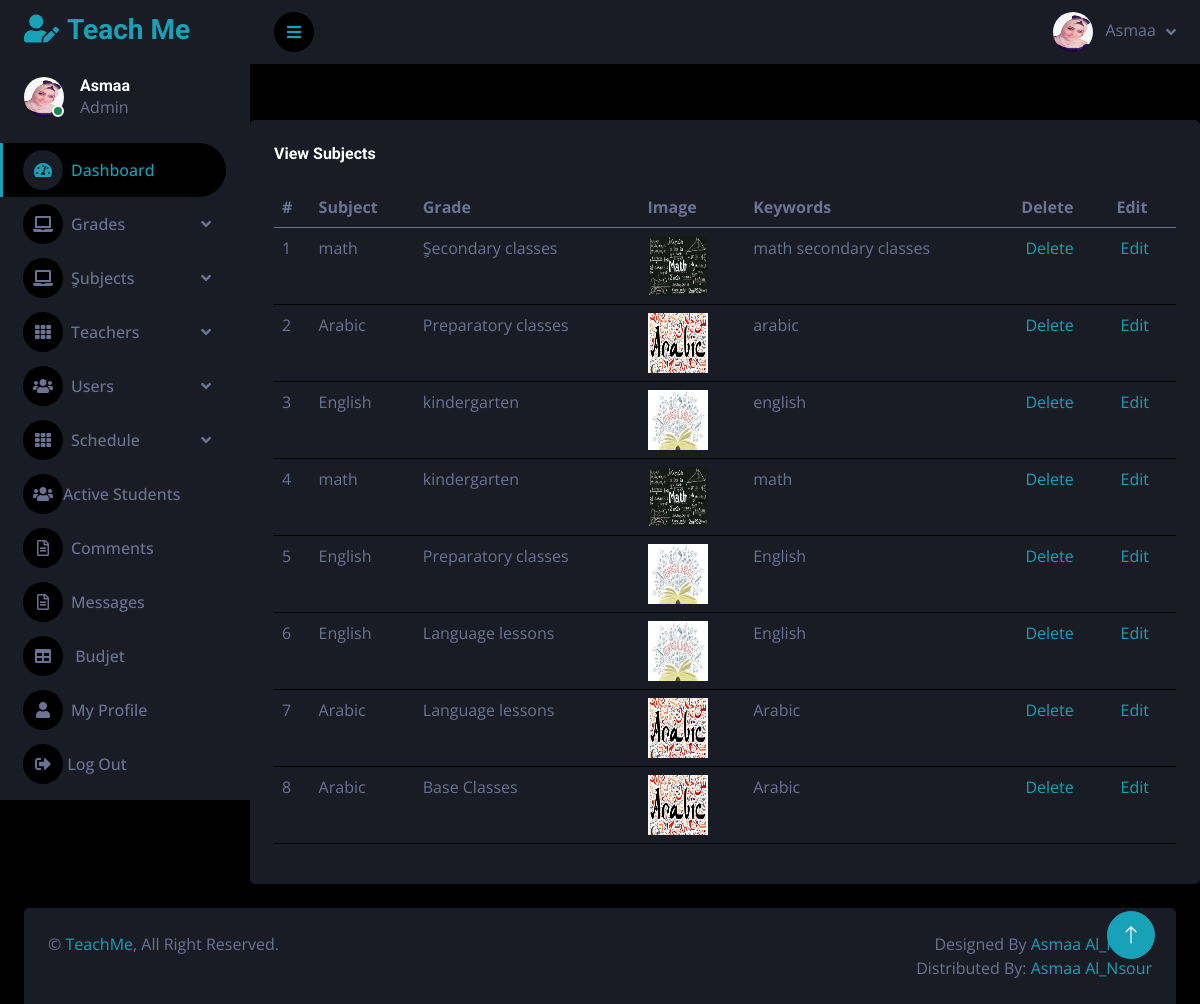
/Source Code/private_online_sessions/admin_area/index.php?view_subjects (signed in), run on the app's committed database.
### tables this page shows
CREATE TABLE `users` (
  `id` int(11) NOT NULL,
  `full_name` varchar(255) NOT NULL,
  `email` varchar(255) NOT NULL,
  `age` int(11) NOT NULL,
  `password` varchar(255) NOT NULL,
  `phone` varchar(50) NOT NULL,
  `user_type` varchar(50) NOT NULL DEFAULT 'user',
  `address` varchar(255) NOT NULL,
  `profile_pic` varchar(255) NOT NULL,
  `subject` varchar(255) DEFAULT NULL,
  `delete_user` int(11) NOT NULL DEFAULT 1
);

CREATE TABLE `subjects` (
  `id` int(11) NOT NULL,
  `grades_id` int(11) NOT NULL,
  `subject` varchar(255) NOT NULL,
  `subject_img` varchar(150) DEFAULT NULL,
  `subject_keywords` varchar(255) NOT NULL,
  `delete_subject` int(11) NOT NULL DEFAULT 1
);

CREATE TABLE `grades` (
  `id` int(11) NOT NULL,
  `grade` varchar(255) NOT NULL,
  `description` varchar(255) DEFAULT NULL,
  `img` varchar(255) DEFAULT NULL,
  `min_age` int(11) NOT NULL DEFAULT 3,
  `max_age` int(11) NOT NULL DEFAULT 70,
  `tuition_fee` int(11) NOT NULL DEFAULT 15,
  `delete_grade` int(11) NOT NULL DEFAULT 1
);

### Source Code/private_online_sessions/admin_area/view_subjects.php (the view)
<?php
if(!isset($_SESSION['admin_email'])){
    echo "<script>window.open('../dashboard/login.php','_self')</script>";
}
else {
?>
<br><br>
 <div class="col-sm-12 col-xl-12  mt-2">
    <div class="bg-secondary rounded h-100 p-4">
                            <h6 class="mb-4">View Subjects</h6>
                            <table class="table">
                                <thead>
                                    <tr>
                                        <th scope="col">#</th>
                                        <th>Subject</th>
<th>Grade</th>
<th>Image</th>
<th>Keywords</th>
<th>Delete</th>
<th>Edit</th>
                                    </tr>
                                </thead>
                                <tbody>
                                <?php
$i = 0;
$get_grade = "SELECT subjects.id , subject , grade , subject_img  , subject_keywords
FROM subjects, grades
WHERE  subjects.grades_id =grades.id && subjects.delete_subject='1'";
$run_grade = mysqli_query($con,$get_grade);
while($row_grade=mysqli_fetch_array($run_grade)){
    $sub_id = $row_grade['id'];
$sub_title = $row_grade['subject'];
$grade_title = $row_grade['grade'];
$sub_image = $row_grade['subject_img'];
$sub_keywords = $row_grade['subject_keywords'];
$i++;
?>
<tr>
<td><?php echo $i; ?></td>
<td><?php echo $sub_title; ?></td>
<td><?php echo $grade_title; ?></td>
<td>
<img src="subject_images/<?php echo $sub_image; ?>" width="60" height="60"></td>
<td><?php echo $sub_keywords; ?></td>
<td>
<a href="index.php?delete_subject=<?php echo $sub_id; ?>">
<i class="fa fa-trash-o"> </i> Delete
</a>
</td>
<td>
<a href="index.php?edit_subject=<?php echo $sub_id; ?>">
<i class="fa fa-pencil"> </i> Edit
</a>
</td>
</tr>
<?php } ?>
                                </tbody>
                            </table>
                        </div></div>
<?php } ?>

### Source Code/private_online_sessions/admin_area/index.php (shortened to what this page needs)
<?php
include("includes/db.php");
if(!isset($_SESSION['admin_email'])){
echo "<script>window.open('../dashboard/login.php','_self')</script>";
}
else {
    include("includes/header.php");
    $email=$_SESSION['admin_email'];
    $get_admin = "SELECT * FROM users WHERE email ='$email'";
    $run_admin = mysqli_query($con,$get_admin);
    $row_admin = mysqli_fetch_array($run_admin);
    $id=$row_admin['id'];
?>
<?php include("sidebar.php");  ?>
<?php
        if(isset($_GET['view_subjects'])){
            include("view_subjects.php");
            }
?>
</div>
</div>
</body>
</html>
<?php
include("includes/footer.php");
}
  ?>

### Source Code/private_online_sessions/admin_area/includes/header.php (shortened to what this page needs)
<!DOCTYPE html>
<html lang="en">
<head>
    <link href="https://cdnjs.cloudflare.com/ajax/libs/font-awesome/5.10.0/css/all.min.css" rel="stylesheet">
    <link href="https://cdn.jsdelivr.net/npm/bootstrap-icons@1.4.1/font/bootstrap-icons.css" rel="stylesheet">
    <link href="lib/owlcarousel/assets/owl.carousel.min.css" rel="stylesheet">
    <link href="lib/tempusdominus/css/tempusdominus-bootstrap-4.min.css" rel="stylesheet" />
    <link href="css/bootstrap.min.css" rel="stylesheet">
    <link href="css/style.css" rel="stylesheet">
</head>

### Source Code/private_online_sessions/admin_area/sidebar.php (shortened to what this page needs)
<?php
include("includes/db.php");
if(!isset($_SESSION['admin_email'])){
echo "<script>window.open('../dashboard/login.php','_self')</script>";
}
else {
    $email=$_SESSION['admin_email'];
    $get_admin = "SELECT * FROM users WHERE email ='$email'";
    $run_admin = mysqli_query($con,$get_admin);
    $row_admin = mysqli_fetch_array($run_admin);
?>
<body>
    <div class="container-fluid position-relative d-flex p-0">
        <div class="sidebar pe-4 pb-3">
            <nav class="navbar bg-secondary navbar-dark">
                <a href="index.php?dashboard" class="navbar-brand mx-4 mb-3">
                    <h3 class="text-primary"><i class="fa fa-user-edit me-2"></i>Teach Me</h3>
                </a>
                <div class="d-flex align-items-center ms-4 mb-4">
                    <div class="position-relative">
                        <img class="rounded-circle" src="../admin_area/user_image/<?php echo $row_admin['profile_pic']; ?>" alt="" style="width: 40px; height: 40px;">
                        <div class="bg-success rounded-circle border border-2 border-white position-absolute end-0 bottom-0 p-1"></div>
                    </div>
                    <div class="ms-3">
                        <h6 class="mb-0"><?php echo $row_admin['full_name'] ;?></h6>
                        <span>Admin</span>
                    </div>
                </div>
                <div class="navbar-nav w-100">
                <a href="index.php?dashboard" class="nav-item nav-link active"><i class="fa fa-tachometer-alt me-2"></i>Dashboard</a>
                <div class="nav-item dropdown">
                        <a href="#" class="nav-link dropdown-toggle" data-bs-toggle="dropdown"><i class="fa fa-laptop me-2"></i>Grades</a>
                    </div>
                <div class="nav-item dropdown">
                        <a href="#" class="nav-link dropdown-toggle" data-bs-toggle="dropdown"><i class="fa fa-laptop me-2"></i>ٍSubjects</a>
                    </div>
                    <div class="nav-item dropdown">
                        <a href="#" class="nav-link dropdown-toggle" data-bs-toggle="dropdown"><i class="fa fa-th me-2"></i>Teachers</a>
                    </div>
                    <div class="nav-item dropdown">
                        <a href="#" class="nav-link dropdown-toggle" data-bs-toggle="dropdown"><i class="fa fa-users me-2"></i>Users</a>
                    </div>
                    <div class="nav-item dropdown">
                <a href="#" class="nav-link dropdown-toggle" data-bs-toggle="dropdown"><i class="fa fa-th me-2"></i>Schedule</a>
                </div>
                    <a href="index.php?student" class="nav-item nav-link"><i class="fas fa-users"></i>Active Students</a>
                    <a href="index.php?comment" class="nav-item nav-link"><i class="far fa-file-alt me-2"></i>Comments</a>
                    <a href="index.php?message" class="nav-item nav-link"><i class="far fa-file-alt me-2"></i>Messages</a>
                                   <a href="index.php?budjet" class="nav-item nav-link"><i class="fa fa-table me-2"></i> Budjet</a>
                    <a href="index.php?user_profile=<?php echo $id; ?>" class="nav-item nav-link"><i class="fa fa-user me-2"></i>My Profile</a>
                    <a href="index.php?logout" class="nav-item nav-link"><i class="fas fa-sign-out-alt"></i>  Log Out</a>
                </div>
            </nav>
        </div>
        <div class="content">
            <nav class="navbar navbar-expand bg-secondary navbar-dark sticky-top px-4 py-0">
                <a href="#" class="sidebar-toggler flex-shrink-0">
                    <i class="fa fa-bars"></i>
                </a>
                <div class="navbar-nav align-items-center ms-auto">
                    <div class="nav-item dropdown">
                    <div class="nav-item dropdown">
                        <a href="#" class="nav-link dropdown-toggle" data-bs-toggle="dropdown">
                            <img class="rounded-circle me-lg-2" src="../admin_area/user_image/<?php echo $row_admin['profile_pic']; ?>" alt="" style="width: 40px; height: 40px;">
                            <span class="d-none d-lg-inline-flex"><?php echo $row_admin['full_name'] ;?></span>
                        </a>
                    </div>
                </div>
            </nav>
        <?php
 }
  ?>

### Source Code/private_online_sessions/admin_area/includes/footer.php (shortened to what this page needs)
            <div class="container-fluid pt-4 px-4">
                <div class="bg-secondary rounded-top p-4">
                    <div class="row">
                        <div class="col-12 col-sm-6 text-center text-sm-start">
                            &copy; <a href="#">TeachMe</a>, All Right Reserved.
                        </div>
                        <div class="col-12 col-sm-6 text-center text-sm-end">
                            Designed By <a href="https://htmlcodex.com">Asmaa Al_Nsour</a>
                            <br>Distributed By: <a href="https://themewagon.com" target="_blank">Asmaa Al_Nsour</a>
                        </div>
                    </div>
                </div>
            </div>
        <a href="#" class="btn btn-lg btn-primary btn-lg-square back-to-top"><i class="bi bi-arrow-up"></i></a>
</body>
</html>

### Source Code/private_online_sessions/admin_area/css/style.css (style rules this page uses)
:root { --primary: #17A2B8; --secondary: #191C24; --light: #6C7293; --dark: #000000; }
.back-to-top { position: fixed; display: none; right: 45px; bottom: 45px; z-index: 99; }
.btn { transition: .5s; }
.btn-lg-square { width: 48px; height: 48px; }
.btn-square, .btn-sm-square, .btn-lg-square { padding: 0; display: inline-flex; align-items: center; justify-content: center; font-weight: normal; border-radius: 50px; }
.sidebar { position: fixed; top: 0; left: 0; bottom: 0; width: 250px; height: 100vh; overflow-y: auto; background: var(--secondary); transition: 0.5s; z-index: 999; }
.content { margin-left: 250px; min-height: 100vh; background: var(--dark); transition: 0.5s; }
@media (min-width: 992px) { .sidebar { margin-left: 0; } }
@media (min-width: 992px) { .content { width: calc(100% - 250px); } }
.sidebar .navbar .navbar-nav .nav-link { padding: 7px 20px; color: var(--light); font-weight: 500; border-left: 3px solid var(--secondary); border-radius: 0 30px 30px 0; outline: none; }
.sidebar .navbar .navbar-nav .nav-link:hover, .sidebar .navbar .navbar-nav .nav-link.active { color: var(--primary); background: var(--dark); border-color: var(--primary); }
.sidebar .navbar .navbar-nav .nav-link i { width: 40px; height: 40px; display: inline-flex; align-items: center; justify-content: center; background: var(--dark); border-radius: 40px; }
.sidebar .navbar .navbar-nav .nav-link:hover i, .sidebar .navbar .navbar-nav .nav-link.active i { background: var(--secondary); }
.sidebar .navbar .dropdown-toggle::after { position: absolute; top: 15px; right: 15px; border: none; content: "\f107"; font-family: "Font Awesome 5 Free"; font-weight: 900; transition: .5s; }
.content .navbar .navbar-nav .nav-link { margin-left: 25px; padding: 12px 0; color: var(--light); outline: none; }
.content .navbar .sidebar-toggler, .content .navbar .navbar-nav .nav-link i { width: 40px; height: 40px; display: inline-flex; align-items: center; justify-content: center; background: var(--dark); border-radius: 40px; }
.content .navbar .dropdown-toggle::after { margin-left: 6px; vertical-align: middle; border: none; content: "\f107"; font-family: "Font Awesome 5 Free"; font-weight: 900; transition: .5s; }

### data on the page
users: profile_pic (picture), full_name "Asmaa"
subjects: subject "math", grades.grade "ٍSecondary classes", subject_img (picture), subject_keywords "math secondary classes"
subjects: subject "Arabic", grades.grade "Preparatory classes", subject_img (picture), subject_keywords "arabic"
subjects: subject "English", grades.grade "kindergarten", subject_img (picture), subject_keywords "english"
subjects: subject "math", grades.grade "kindergarten", subject_img (picture), subject_keywords "math"
subjects: subject "English", grades.grade "Preparatory classes", subject_img (picture), subject_keywords "English"
subjects: subject "English", grades.grade "Language lessons", subject_img (picture), subject_keywords "English"
subjects: subject "Arabic", grades.grade "Language lessons", subject_img (picture), subject_keywords "Arabic"
subjects: subject "Arabic", grades.grade "Base Classes", subject_img (picture), subject_keywords "Arabic"
